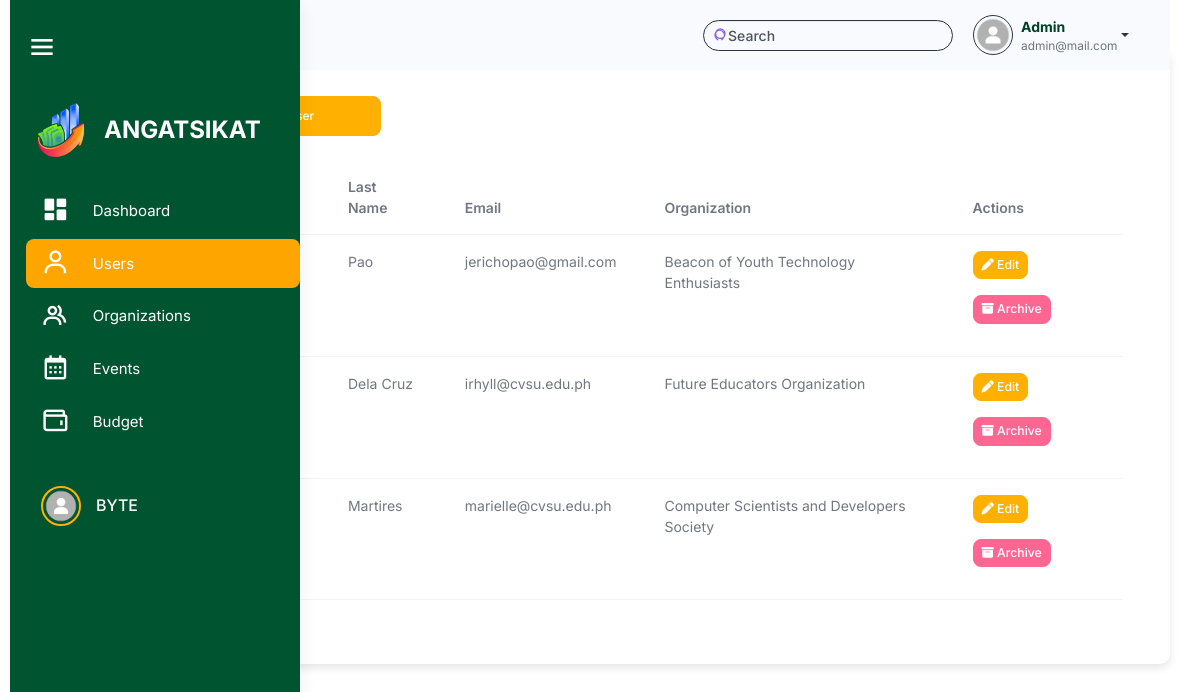
Page /src/user_management/users.php (signed in) on the earlier database version.
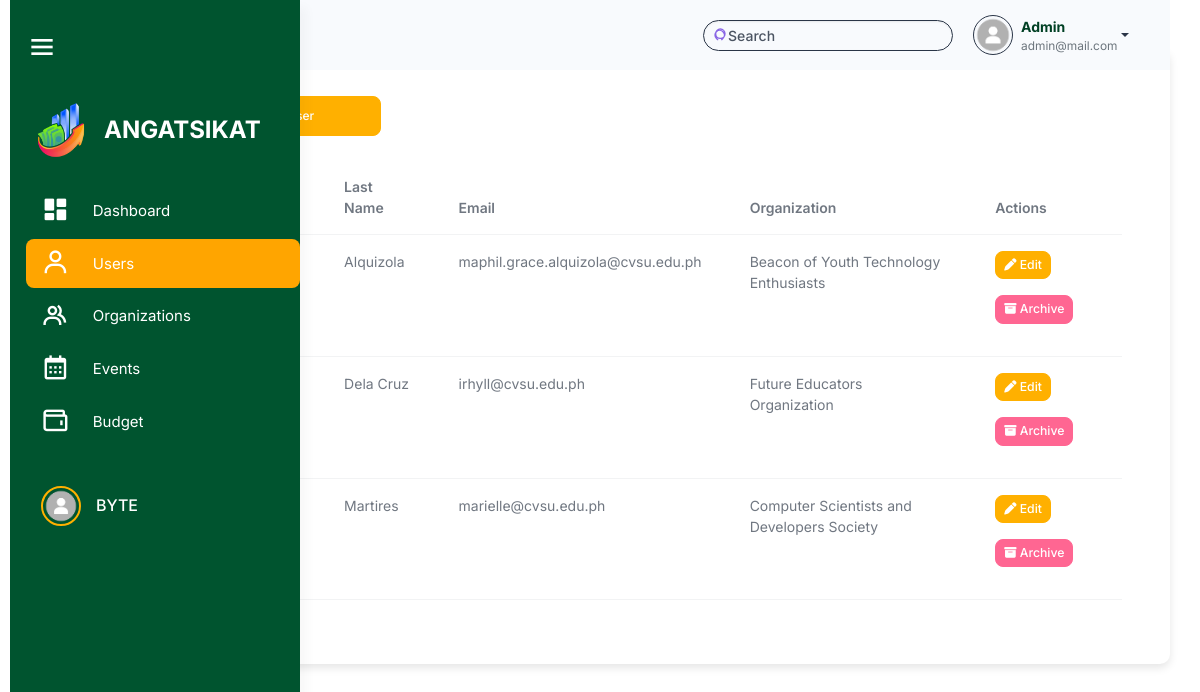
Same page on the later database version.
### tables this page shows
CREATE TABLE `users` (
  `user_id` int(11) NOT NULL,
  `username` varchar(100) NOT NULL,
  `password` varchar(255) NOT NULL,
  `profile_picture` varchar(255) NOT NULL,
  `first_name` varchar(255) NOT NULL,
  `last_name` varchar(255) NOT NULL,
  `email` varchar(100) NOT NULL,
  `role` enum('admin','officer','member') NOT NULL,
  `organization_id` int(11) DEFAULT NULL,
  `archived` tinyint(1) DEFAULT 0,
  `created_at` timestamp NOT NULL DEFAULT current_timestamp()
);

CREATE TABLE `organizations` (
  `organization_id` int(11) NOT NULL,
  `organization_name` varchar(255) NOT NULL,
  `organization_logo` varchar(255) DEFAULT NULL,
  `organization_members` int(11) NOT NULL DEFAULT 0,
  `organization_status` enum('Probationary','Level I','Level II') NOT NULL DEFAULT 'Probationary',
  `organization_color` varchar(7) DEFAULT NULL,
  `archived` tinyint(1) DEFAULT 0,
  `created_at` timestamp NOT NULL DEFAULT current_timestamp(),
  `balance` decimal(15,2) DEFAULT 0.00,
  `beginning_balance` decimal(15,2) DEFAULT 0.00,
  `income` decimal(15,2) DEFAULT 0.00,
  `expense` decimal(15,2) DEFAULT 0.00,
  `cash_on_bank` decimal(15,2) DEFAULT 0.00,
  `cash_on_hand` decimal(15,2) DEFAULT 0.00
);

### src/user_query.php (called while the page is built, shortened)
<?php
$user_id = $_SESSION['user_id'];
$user_query = "SELECT * FROM users WHERE user_id = '$user_id'";
$user_result = mysqli_query($conn, $user_query);
if ($user_result && mysqli_num_rows($user_result) > 0) {
    $user = mysqli_fetch_assoc($user_result);
} else {
    echo "Error fetching user data: " . mysqli_error($conn);
    exit();
}
?>

### src/user_management/users.php (the view, shortened to what this page needs)
<?php
include '../connection.php';
include '../user_query.php';
?>
<!DOCTYPE html>
<html lang="en">
<head>
    <link rel="stylesheet" href="../assets/css/styles.min.css" />
    <link rel="stylesheet" href="../html/sidebar.css" />
    <link rel="stylesheet" href="../activity_management/css/activities.css" />
    <link href="https://unpkg.com/boxicons@2.1.4/css/boxicons.min.css" rel="stylesheet" />
    <link rel="stylesheet" href="https://cdnjs.cloudflare.com/ajax/libs/font-awesome/6.6.0/css/all.min.css">
    <link rel="stylesheet" href="https://cdn.datatables.net/2.1.7/css/dataTables.bootstrap.min.css" />
</head>
<body>
    <div class="page-wrapper" id="main-wrapper" data-layout="vertical" data-navbarbg="skin6" data-sidebartype="full"
        data-sidebar-position="fixed" data-header-position="fixed">
        <aside class="left-sidebar" id="sidebar">
            <div class="top-bar">
                <div id="toggleSidebar" class="burger-icon">
                    <i class="bx bx-menu"></i>
                </div>
            </div>
            <div>
                <div class="brand-logo logo-container">
                    <a href="../html/officer_dashboard.html" class="logo-img">
                        <img src="angat sikat.png" alt="Angat Sikat Logo" class="sidebar-logo">
                    </a>
                    <span class="logo-text">ANGATSIKAT</span>
                </div>
                <nav class="sidebar-nav">
                  <ul id="sidebarnav">
                    <li class="sidebar-item">
                      <a class="sidebar-link" href="../dashboard/admin_dashboard.php" aria-expanded="false"
                        data-tooltip="Dashboard">
                        <i class="bx bxs-dashboard"></i>
                        <span class="hide-menu">Dashboard</span>
                      </a>
                    </li>
                    <li class="sidebar-item">
                      <a class="sidebar-link" href="../user_management/users.php" aria-expanded="false"
                        data-tooltip="Users">
                        <i class="bx bx-user"></i>
                        <span class="hide-menu">Users</span>
                      </a>
                    </li>
                    <li class="sidebar-item">
                      <a class="sidebar-link" href="../organization_management/organizations.php" aria-expanded="false"
                        data-tooltip="Organizations">
                        <i class="bx bx-group"></i>
                        <span class="hide-menu">Organizations</span>
                      </a>
                    </li>
                    <li class="sidebar-item">
                      <a class="sidebar-link" href="../activity_management/calendar.php" aria-expanded="false"
                        data-tooltip="Manage Events">
                        <i class="bx bx-calendar"></i>
                        <span class="hide-menu">Events</span>
                      </a>
                    </li>
                    <li class="sidebar-item">
                      <a class="sidebar-link" aria-expanded="false" data-tooltip="Budget">
                        <i class="bx bx-wallet"></i>
                        <span class="hide-menu">Budget</span>
                      </a>
                    </li>
                    <li class="sidebar-item profile-container">
                      <a class="sidebar-link" href="../user/profile.html" aria-expanded="false" data-tooltip="Profile">
                        <div class="profile-pic-border">
                          <img src="<?php echo !empty($profile_picture) ? '../user/uploads/' . htmlspecialchars($profile_picture) : '../user/uploads/default.png'; ?>" alt="Profile Picture" class="profile-pic" />
                        </div>
                        <span class="profile-name">BYTE</span>
                      </a>
                    </li>
                  </ul>
                </nav>
            </div>
        </aside>
        <div class="body-wrapper">
            <header class="app-header">
                <nav class="navbar navbar-expand-lg navbar-light">
                    <div class="navbar-collapse justify-content-end px-0" id="navbarNav">
                        <div class="container-fluid d-flex justify-content-end align-items-center"
                            style="padding: 0 1rem; background-color: transparent;">
                            <div class="d-none d-sm-flex position-relative" style=" width: 250px; margin-right: 10px;">
                                <input class="form-control py-1 ps-4 pe-3 border border-dark rounded-pill" type="search"
                                    placeholder="Search" id="searchInput" style="width: 100%; padding: 0.25rem 1rem;">
                            </div>
                            <div class="dropdown">
                                <a href="#" class="dropdown-toggle d-flex align-items-center" data-bs-toggle="dropdown"
                                    aria-expanded="false" style="text-decoration: none;">
                                    <img class="border border-dark rounded-circle" src="<?php echo !empty($profile_picture) ? '../user/uploads/' . htmlspecialchars($profile_picture) : '../user/uploads/default.png'; ?>" alt="Profile"
                                        style="width: 40px; height: 40px; margin-left: 10px;">
                                        <div class="d-flex flex-column align-items-start ms-2">
                                          <span style="font-weight: bold; color: #004024; text-decoration: none;"><?php echo htmlspecialchars($user['first_name']) . ' ' . htmlspecialchars($user['last_name']); ?></span>
                                          <span style="font-size: 0.85em; color: #6c757d; text-decoration: none;"><?php echo htmlspecialchars($user['email']); ?></span>
                                        </div>
                                </a>
                            </div>
                        </div>
                    </div>
                </nav>
            </header>
        </div>
         <div class="container mt-5 p-5">
            <h2 class="mb-4">Users
                <button class="btn btn-primary ms-3" data-bs-toggle="modal" data-bs-target="#addUserModal"
                    style="height: 40px; width: 200px; border-radius: 8px; font-size: 12px;">
                    <i class="fa-solid fa-plus"></i> Add User
                </button>
            </h2>
            <table id="usersTable" class="table">
                <thead>
                    <tr>
                        <th>Username</th>
                        <th>First Name</th>
                        <th>Last Name</th>
                        <th>Email</th>
                        <th>Organization</th>
                        <th>Actions</th>
                    </tr>
                </thead>
                <tbody>
                    <?php
                $userQuery = "SELECT users.*, organizations.organization_name
                            FROM users
                            JOIN organizations ON users.organization_id = organizations.organization_id
                            WHERE users.role = 'officer' AND users.archived = 0";
                $userResult = $conn->query($userQuery);
                if ($userResult->num_rows > 0) {
                    while ($userRow = $userResult->fetch_assoc()) {
                        echo "<tr>
                                <td>{$userRow['username']}</td>
                                <td>{$userRow['first_name']}</td>
                                <td>{$userRow['last_name']}</td>
                                <td>{$userRow['email']}</td>
                                <td>{$userRow['organization_name']}</td>
                                <td>
                                    <button class='btn btn-primary btn-sm edit-btn mb-3'
                                            data-bs-toggle='modal'
                                            data-bs-target='#editUserModal'
                                            data-id='{$userRow['user_id']}'>
                                        <i class='fa-solid fa-pen'></i> Edit
                                    </button>
                                    <button class='btn btn-danger btn-sm archive-btn mb-3'
                                            data-id='{$userRow['user_id']}'>
                                        <i class='fa-solid fa-box-archive'></i> Archive
                                    </button>
                                </td>
                            </tr>";
                    }
                } else {
                    echo "<tr><td colspan='7' class='text-center'>No users found</td></tr>";
                }
                ?>
                </tbody>
            </table>
        </div>
    </div>
</body>
</html>

### src/html/sidebar.css (style rules this page uses)
#sidebar { width: 290px; background-color: #00542f; transition: width 0.3s, height 0.3s; display: flex; flex-direction: column; height: 100vh; position: fixed; left: 0; top: 0; border-radius: 0; overflow-x: hidden; z-index: 1000; }
#sidebar .sidebar-item a { display: flex; align-items: center; padding: 10px 15px; color: #ffffff; text-decoration: none; border-radius: 8px; transition: background-color 0.3s; }
#sidebar .sidebar-item a.active, #sidebar .sidebar-item a:hover { background-color: #ffa500; color: #ffffff; }
.profile-container { display: flex; align-items: center; width: 100%; margin-top: 30px; }
.sidebar-item { position: relative; }
.page-wrapper { transition: margin-left 0.3s; }

### src/activity_management/css/activities.css (style rules this page uses)
:root { --bs-font-sans-serif: "Inter", sans-serif; --bs-primary: #ffb000; --bs-secondary: #6c757d; --bs-danger: #ff6692; --bs-body-font-size: 0.875rem; --bs-body-font-weight: 400; --bs-body-line-height: 1.5; --bs-body-color: #111c2d99; --bs-body-bg: #fff; --bs-border-color: #e4ebf0; --bs-heading-color: #111c2d; --bs-border-radius: 7px; --bs-gutter-x: 24px; --bs-btn-font-size: 0.875rem; --bs-card-spacer-y: 30px; --bs-card-spacer-x: 30px; --bs-card-border-width: 0px; --bs-success-rgb: 19,222,185; --bs-primary-rgb: 255, 176, 0; --bs-light-rgb: 246,249,252; --bs-dark-rgb: 42,53,71; }
.container { padding-top: 20px; background-color: #fff; border-radius: 10px; box-shadow: 0 4px 8px rgba(0, 0, 0, 0.1); }
table { table-layout: auto; max-width: 100%; height: auto; border-collapse: collapse; }
.btn-primary { background-color: #ffb000; border-color: #ffb000; }
#sidebar { width: 290px; background-color: #00542f; transition: width 0.3s, height 0.3s; display: flex; flex-direction: column; height: 100vh; position: fixed; left: 0; top: 0; border-radius: 0; overflow-x: hidden; z-index: 1000; }
#sidebar .sidebar-item a { display: flex; align-items: center; padding: 10px 15px; color: #ffffff; text-decoration: none; border-radius: 8px; transition: background-color 0.3s; }
#sidebar .sidebar-item a.active, #sidebar .sidebar-item a:hover { background-color: #ffa500; color: #ffffff; }
.profile-container { display: flex; align-items: center; width: 100%; margin-top: 30px; }
.sidebar-item { position: relative; }
.page-wrapper { transition: margin-left 0.3s; }

Differences in the rows shown:
changed users "Beacon of Youth Technology Enthusiasts": last_name "Pao" → "Alquizola"; email "jerichopao@gmail.com" → "maphil.grace.alquizola@cvsu.edu.ph"
